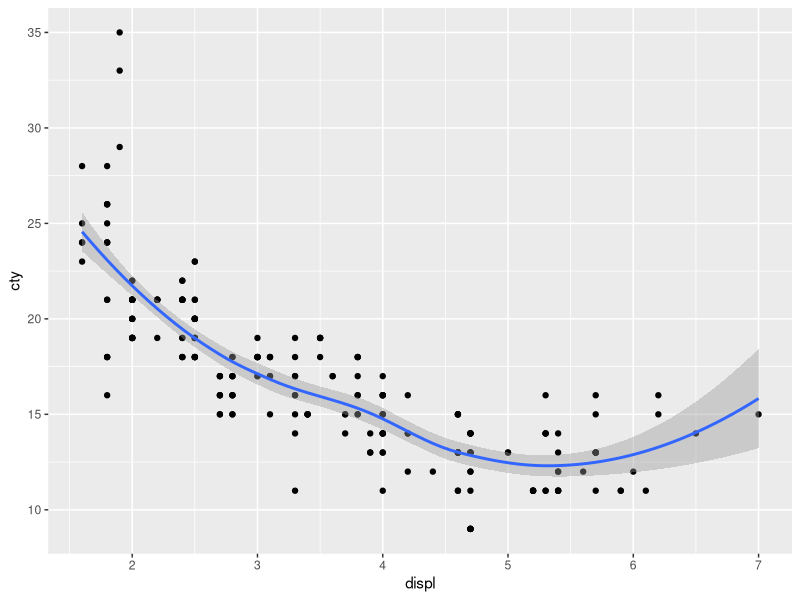
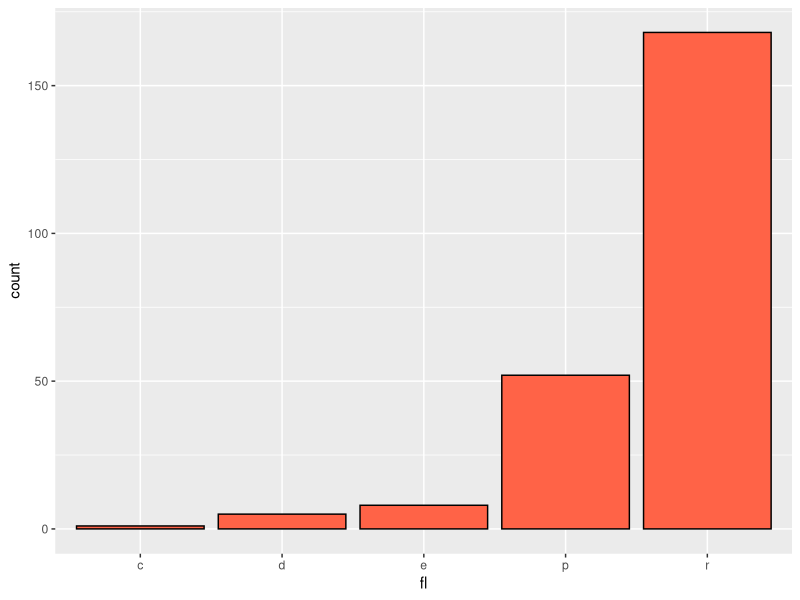
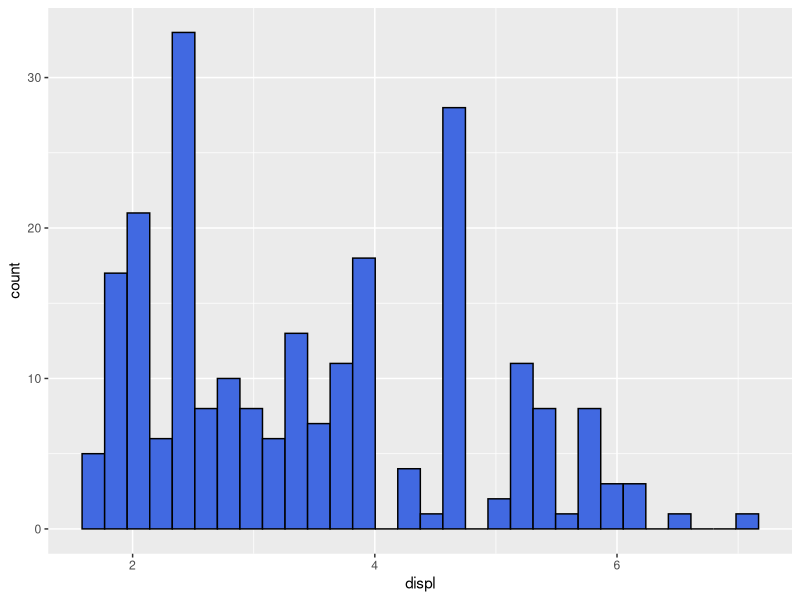
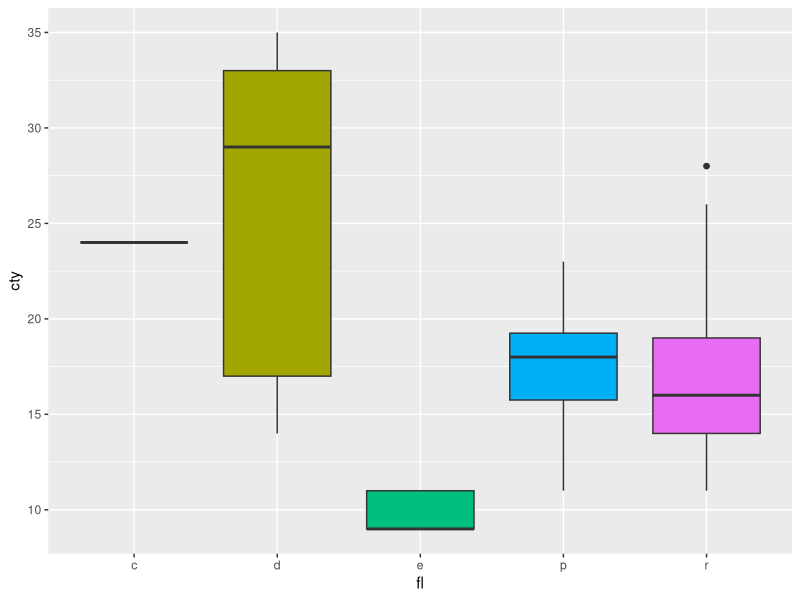
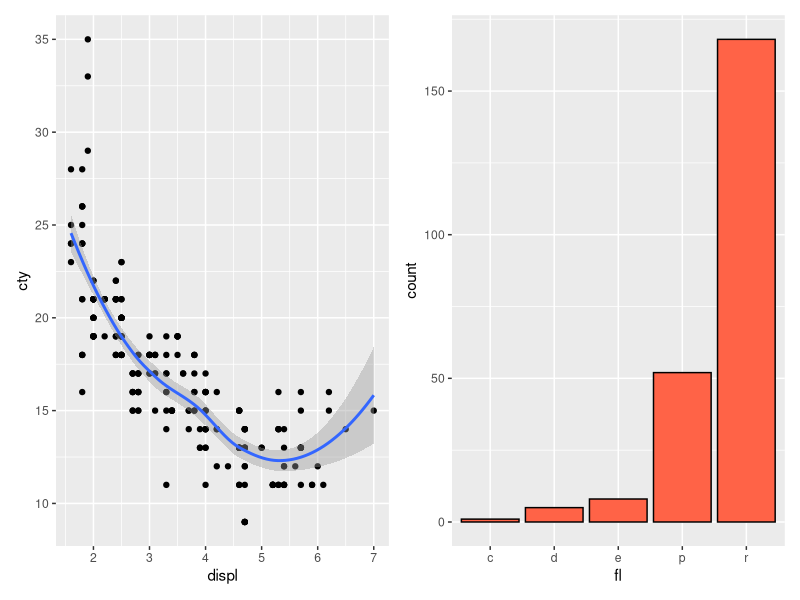
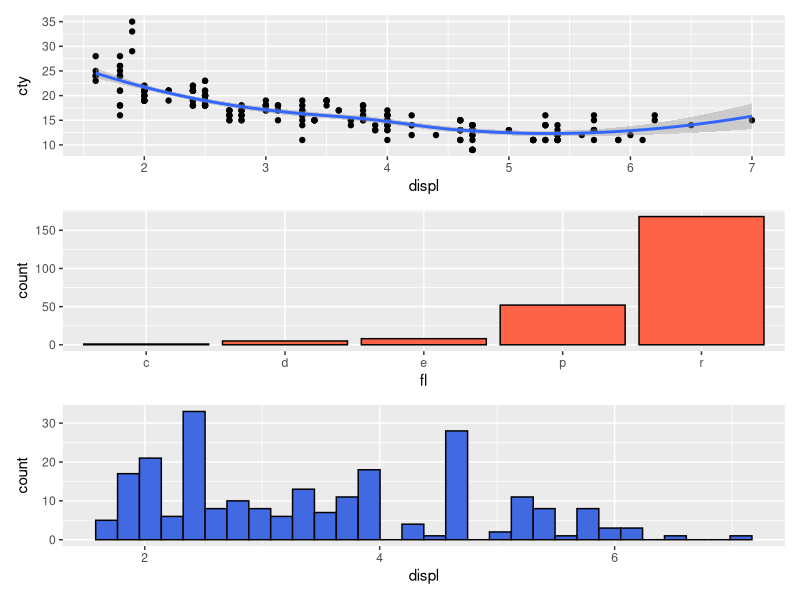

Write R code to recreate these figures, in order. (Note: this script raises an error after producing the figures.)
# more ggplot
# 09 April 2024
# NRG

library(ggplot2)
library(ggthemes)
library(patchwork)
d <- mpg # load data

# multi panel plots handled in patchwork

g1 <- ggplot(data=d) +
  aes(x=displ,y=cty) +
  geom_point() +
  geom_smooth()
print(g1)

g2 <- ggplot(data=d) +
  aes(x=fl) +
  geom_bar(fill="tomato",color="black")+
  theme(legend.position="none")
print(g2)

g3 <- ggplot(data=d) +
  aes(x=displ) +
  geom_histogram(fill="royalblue",
                 color="black")
print(g3)

g4 <- ggplot(data=d) +
  aes(x=fl,y=cty,fill=fl) +
  geom_boxplot() +
  theme(legend.position="none")
print(g4)

# place two plots horizontally
g1 + g2

# place three plots vertically
g1 + g2 + g3 + plot_layout(ncol=1)

# set spacing/heights
g1 + g2 + plot_layout(ncol=1, heights==c(2,1))

g1 + g2 + plot_layout(ncol=2, widths==c(2,1))

# add a spacer plot
g1 + plot_spacer() + g2

# nested plot layout
g1 + {
  g2 + {
    g3 +
      g4 +
        plot_layout(ncol=1)
    }
  } +
plot_layout()


# - operator for suntrack placement
g1 + g2 + g3 + plot_layout((ncol=1))


# /and | for intuitive layouts
(g1 | g2 | g3)/g4

(g1 | g2)/(g3 | g4)

# annotate figures
g1 + g2 + plot_annotation("This is a title", caption = "made in patchwork")

# change styling
g1 + g2 + plot_annotation("This is a title",
                          caption = "made in patchwork",
                          theme=theme(plot.title = element_text(size=16))
                          )

# add tags to plots
g1 / (g2 | g3) +
  plot_annotation(tage_levels = 'A')


# can flip parts of the graphs

g3a <- g3 + scale_x_reverse()
g3b <- g3 + scale_y_reverse()
g3c <- g3 + scale_x_reverse() + scale_y_reverse()

(g3 | g3a)/(g3b | g3c)

# ccord_flip controls whats going to be on the x/y
(g3 + ccord_flip() | g3a + ccord_flip())/(g3b + ccord_flip() | g3c + ccord_flip())


# ggsave, creates and stores object
# need to give figure a file name

ggsave(filename="MyPlot.pdf", plot=g3, devise="pdf", width=20,height=20,units="cm",dpi=300)

# mapping of discrete variable to point color
m1 <- ggplot(data=mpg) +
  aes(x=displ,y=cty,color=class) +
  geom_point(size=3)
print(m1)


# mapping of discrete variable to point shape (<= 6)
# problem bc only can do 6 points, dropped SUV

m1 <- ggplot(data=mpg) +
  aes(x=displ,y=cty,shape=class) +
  geom_point(size=3)
print(m1)



# mapping of discrete variable to point size (not advised)

m1 <- ggplot(data=mpg) +
  aes(x=displ,y=cty,size=class) +
  geom_point(size = 0.5, 5, 20, 30, 40)
print(m1)



# mapping of discrete variable to point size (not advised)

m1 <- ggplot(data=mpg) +
  aes(x=displ,y=cty,size=hwy) +
  geom_point()
print(m1)


# mapping of discrete variable to point color

m1 <- ggplot(data=mpg) +
  aes(x=displ,y=cty,color=hwy) +
  geom_point(size=5)
print(m1)



# mapping two variables to different aesthetics...bad idea
m1 <- ggplot(data=mpg) + aes(x=displ,y=cty,shape=class, color=hwy) +
  geom_point(size=5)
print(m1)


# use all 3 (size,shape,color) to indicate 5 attributes
m1 <- ggplot(data=mpg) +
  aes(x=displ,
      y=cty,shape=drv,
      color=fl,
      size=hwy) +
  geom_point()
print(m1)


#mapping a variable to the same aesthetic in two different geoms
m1 <- ggplot(data=mpg) +
  aes(x=displ,y=cty,color=drv) +
  geom_point(size=2) +
  geom_smooth(method="lm")
print(m1)


# Faceting variables for more effective grouping

# basic faceting with variables split by row, col, or both
m1 <- ggplot(data=mpg) +
  aes(x=displ,y=cty) +
  geom_point()

m1 + facet_grid(class~fl)

# basic faceting with variables split by row, col, or both
m1 <- ggplot(data=mpg) +
  aes(x=displ,y=cty) +
  geom_point()

m1 + facet_grid(class~fl)
m1 + facet_grid(fl~class)

# allows the different axis scales to be optimized for the individual plats within the grid
m1 + facet_grid(fl~class, scales="free_y")
m1 + facet_grid(fl~class, scales="free")

m1 + facet_grid(.~class)
m1 + facet_grid(class~.)

# use facet wrap when variables are not crossed
#only specify one group
# works fine for a single factor
m1 + facet_wrap(~class)

#drops empty categories/plots
m1 + facet_wrap(~class + fl)

# add to call (drop=FALSE) if want to show empty plots
m1 + facet_wrap(~class+ fl, drop=FALSE)

# use
m1 <- ggplot(data=mpg) +
      aes(x=displ,y=cty,color=drv) +
  geom_point()

m1 + facet_grid(.~class)

m1 <- ggplot(data=mpg) +
aes(x=displ,y=cty,color=drv) +
  geom_smooth(se=FALSE,method="lm")

m1 + facet_grid(.~class)

#boxplot
m1 <- ggplot(data=mpg) +
  aes(x=displ,y=cty) +
  geom_boxplot()

m1 + facet_grid(.~class)

# add a group and fill
m1 <- ggplot(data=mpg) +
  aes(x=displ,y=cty,fill=drv) +
  geom_boxplot()

m1 + facet_grid(.~class)

#fine scale manipulation to deal with groupmiings inside facet plots
p1 <- ggplot(data=d) +
  aes(x=displ,y=cty) +
  geom_point() +
  geom_smooth()
print(p1)


# break into groups
p1 <- ggplot(data=d) +
  aes(x=displ,y=cty,group=drv) +
  geom_point() +
geom_smooth()
print(p1)

# break out the drive types (note what color affects)
p1 <- ggplot(data=d) +
  aes(x=displ,y=cty,color=drv) +
  geom_point() +
  geom_smooth()
print(p1)

# break out the drive types (note what fill affects)
p1 <- ggplot(data=d) +
  aes(x=displ,y=cty,fill=drv) +
  geom_point() +
  geom_smooth()
print(p1)

# use if both
p1 <- ggplot(data=d) +
  aes(x=displ,y=cty,color=drv,fill=drv) +
  geom_point() +
  geom_smooth()
print(p1)


# subset on the fly
p1 <- ggplot(data=d) +
  aes(x=displ,y=cty,color=drv) +
  geom_point(data=d[d$drv=="4",]) + geom_smooth()
#comma with nothing means only subsetting on the rows
print(p1)

# instead of subsetting, just map an aesthetic
p1 <- ggplot(data=d) +
  aes(x=displ,y=hwy) +
  geom_point(aes(color=drv)) + geom_smooth(color="black")
print(p1)


# map the smoother not the points
p1 <- ggplot(data=d) +
  aes(x=displ,y=hwy) +
  geom_point() + geom_smooth(aes(color=drv))
print(p1)

p1 <- ggplot(data=d) +
  aes(x=displ,y=hwy) +
  geom_point() + geom_smooth(aes(color=drv))
print(p1)

p1 <- ggplot(data=d[d$drv=="4",]) +
  aes(x=displ,y=hwy) +
  geom_point() + geom_smooth(aes(color=drv))
print(p1)



